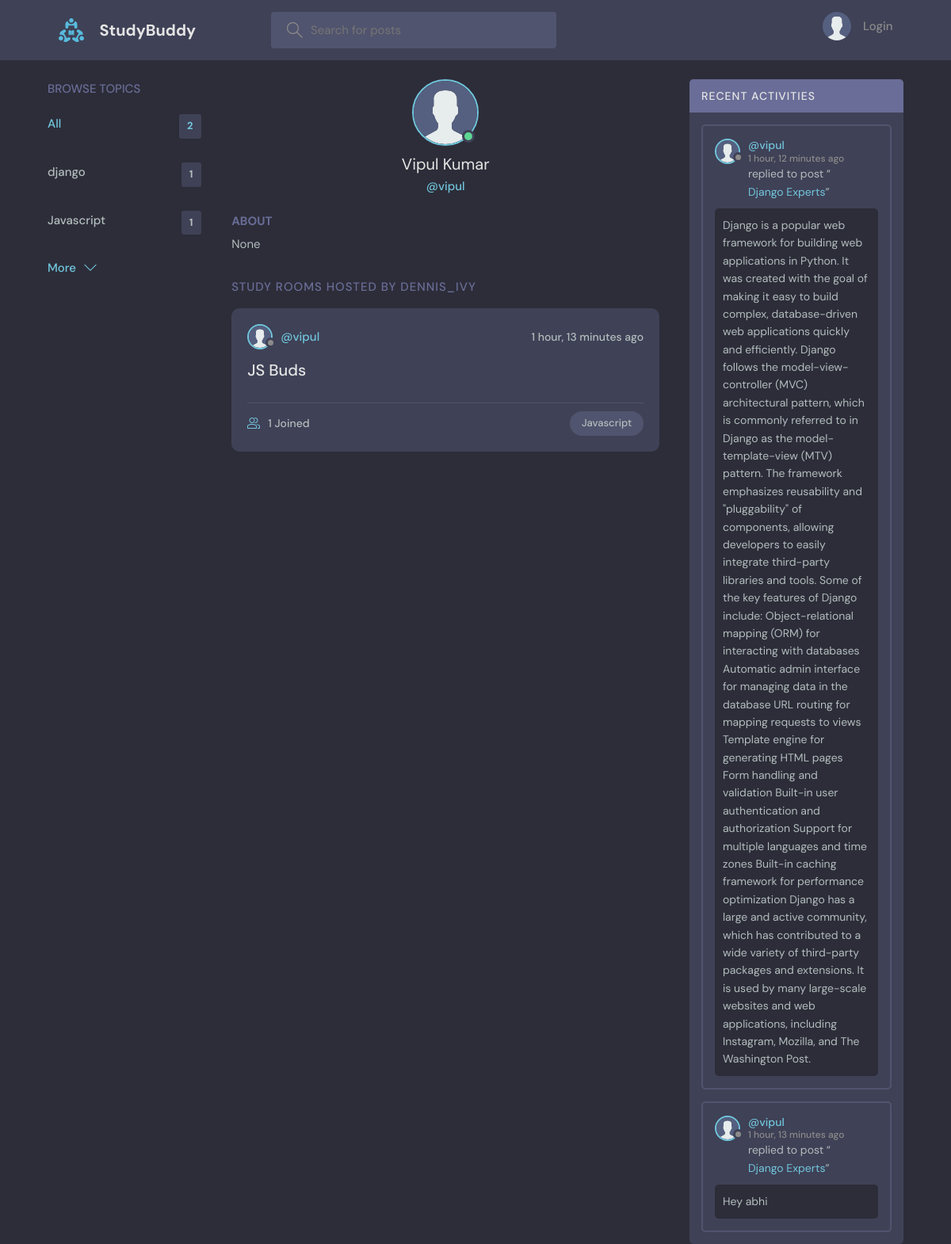
/profile/2/, run on an earlier commit of the app's database.
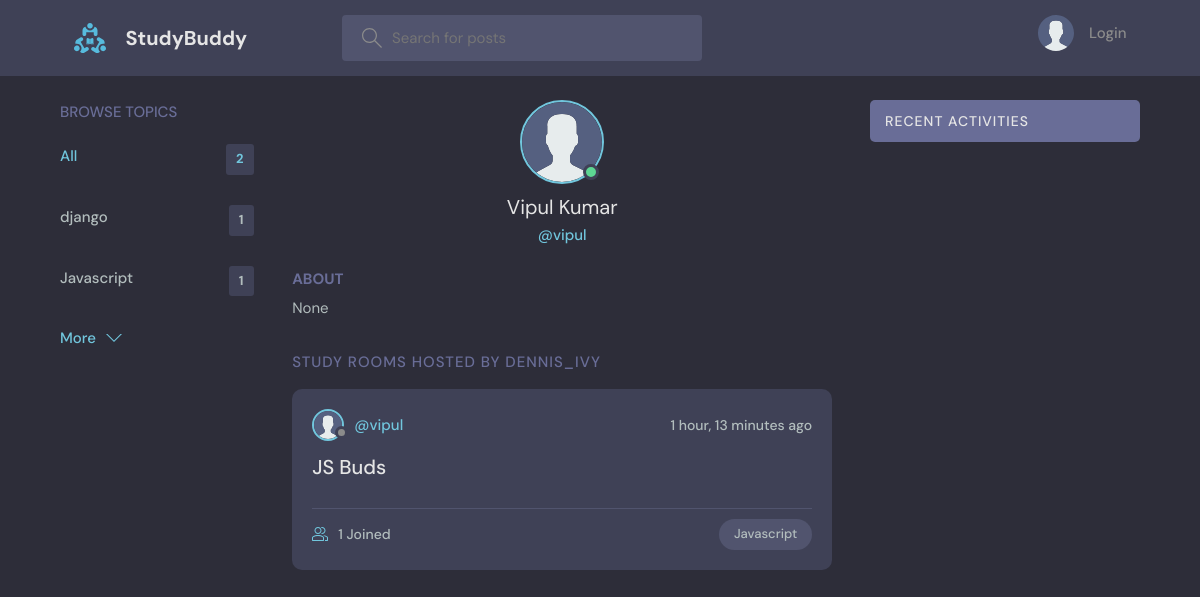
And on a later commit of the database.
### base/models.py (models this page shows, shortened)
class Topic(models.Model):
    name = models.CharField(max_length=200)

class User(AbstractUser):
    name = models.CharField(max_length=200, null=True)
    email = models.EmailField(unique=True, null=True)
    bio = models.TextField(null=True)
    avatar = models.ImageField(null=True, default="avatar.svg")
    USERNAME_FIELD = 'email'
    REQUIRED_FIELDS = []

class Room(models.Model):
    host = models.ForeignKey(User, on_delete=models.SET_NULL, null=True)
    topic = models.ForeignKey(Topic, on_delete=models.SET_NULL, null=True)
    name = models.CharField(max_length=200)
    description = models.TextField(null=True, blank=True)
    participants = models.ManyToManyField(
        User, related_name='participants', blank=True)
    updated = models.DateTimeField(auto_now=True)
    created = models.DateTimeField(auto_now_add=True)
    class Meta:
        ordering = ['-updated', '-created']
    def __str__(self):
        return self.name

class Message(models.Model):
    user = models.ForeignKey(User, on_delete=models.CASCADE)
    room = models.ForeignKey(Room, on_delete=models.CASCADE)
    body = models.TextField()
    updated = models.DateTimeField(auto_now=True)
    created = models.DateTimeField(auto_now_add=True)
    class Meta:
        ordering = ['-updated', '-created']

### base/views.py (the view)
# urls.py: path('profile/<str:pk>/', views.userProfile, name="user-profile"),
def userProfile(request, pk):
    user = User.objects.get(id=pk)
    rooms = user.room_set.all()
    room_messages = user.message_set.all()
    topics = Topic.objects.all()
    context = {'user': user, 'rooms': rooms,
               'room_messages': room_messages, 'topics': topics}
    return render(request, 'base/profile.html', context)

### base/templates/base/profile.html (shortened to what this page needs)
{% extends 'main.html' %}
{% block content %}
<main class="profile-page layout layout--3">
  <div class="container">
    {% include 'base/topics_component.html' %}
    <div class="roomList">
      <div class="profile">
        <div class="profile__avatar">
          <div class="avatar avatar--large active">
            <img src="{{user.avatar.url}}" />
          </div>
        </div>
        <div class="profile__info">
          <h3>{{user.name}}</h3>
          <p>@{{user.username}}</p>
        </div>
        <div class="profile__about">
          <h3>About</h3>
          <p>
            {{user.bio}}
          </p>
        </div>
      </div>
      <div class="roomList__header">
        <div>
          <h2>Study Rooms Hosted by dennis_ivy</a>
          </h2>
        </div>
      </div>
      {% include 'base/feed_component.html' %}
    </div>
    {% include 'base/activity_component.html' %}
  </div>
</main>
{% endblock content %}

### templates/main.html (shortened to what this page needs)
<!DOCTYPE html>
{% load static %}
<html lang="en">
<head>
    <link rel="stylesheet" href="{% static 'styles/style.css' %}" />
</head>
<body>
    {% include 'navbar.html' %}
    {% block content %}
    {% endblock %}
</body>
</html>

### templates/navbar.html (shortened to what this page needs)
{% load static %}
<header class="header header--loggedIn">
    <div class="container">
        <a href="{% url 'home' %}" class="header__logo">
            <img src="{% static 'images/logo.svg' %}" />
            <h1>StudyBuddy</h1>
        </a>
        <form class="header__search" method="GET" action="{% url 'home' %}">
            <label>
                <input name="q" placeholder="Search for posts" />
            </label>
        </form>
        <nav class="header__menu">
            {% if request.user.is_authenticated %}
            <div class="header__user">
                <a href="{% url 'update-user' %}">
                    <div class="avatar avatar--medium active">
                        <img src="{{request.user.avatar.url}}" />
                    </div>
                    <p>{{request.user.username}} <span>@{{request.user.username}}</span></p>
                </a>
                <button class="dropdown-button">
                    <svg version="1.1" xmlns="http://www.w3.org/2000/svg" width="32" height="32" viewBox="0 0 32 32">
                        <title>chevron-down</title>
                        <path d="M16 21l-13-13h-3l16 16 16-16h-3l-13 13z"></path>
                    </svg>
                </button>
            </div>
            {% else %}
            <a href="{% url 'login' %}">
                <img src="{% static 'images/avatar.svg' %}" />
                <p>Login</p>
            </a>
            {% endif %}
        </nav>
    </div>
</header>

### base/templates/base/topics_component.html
<div class="topics">
    <div class="topics__header">
        <h2>Browse Topics</h2>
    </div>
    <ul class="topics__list">
        <li>
            <a href="{% url 'home' %}" class="active">All <span>{{topics.count}}</span></a>
        </li>
        {% for topic in topics %}
        <li>
            <a href="{% url 'home' %}?q={{topic.name}}">{{topic.name}}<span>{{topic.room_set.all.count}}</span></a>
        </li>
        {% endfor %}
    </ul>
    <a class="btn btn--link" href="{% url 'topics' %}">
        More
        <svg version="1.1" xmlns="http://www.w3.org/2000/svg" width="32" height="32" viewBox="0 0 32 32">
            <title>chevron-down</title>
            <path d="M16 21l-13-13h-3l16 16 16-16h-3l-13 13z"></path>
        </svg>
    </a>
</div>

### base/templates/base/feed_component.html (shortened to what this page needs)
{% for room in rooms %}
<div class="roomListRoom">
    <div class="roomListRoom__header">
        <a href="{% url 'user-profile' room.host.id %}" class="roomListRoom__author">
            <div class="avatar avatar--small">
                <img src="{{room.host.avatar.url}}" />
            </div>
            <span>@{{room.host.username}}</span>
        </a>
        <div class="roomListRoom__actions">
            <span>{{room.created|timesince}} ago</span>
        </div>
    </div>
    <div class="roomListRoom__content">
        <a href="{% url 'room' room.id %}">{{room.name}}</a>
    </div>
    <div class="roomListRoom__meta">
        <a href="{% url 'room' room.id %}" class="roomListRoom__joined">
            {{room.participants.all.count}} Joined
        </a>
        <p class="roomListRoom__topic">{{room.topic.name}}</p>
    </div>
</div>
{% endfor %}

### base/templates/base/activity_component.html (shortened to what this page needs)
<div class="activities">
    <div class="activities__header">
        <h2>Recent Activities</h2>
    </div>
    {% for message in room_messages %}
    <div class="activities__box">
        <div class="activities__boxHeader roomListRoom__header">
            <a href="{% url 'user-profile' message.user.id %}" class="roomListRoom__author">
                <div class="avatar avatar--small">
                    <img src="{{message.user.avatar.url}}" />
                </div>
                <p>
                    @{{message.user.username}}
                    <span>{{message.created|timesince}} ago</span>
                </p>
            </a>
        </div>
        <div class="activities__boxContent">
            <p>replied to post “<a href="{% url 'room' message.room.id %}">{{message.room}}</a>”</p>
            <div class="activities__boxRoomContent">{{message.body}}</div>
        </div>
    </div>
    {% endfor %}
</div>

What changed in the data, as far as the page shows it:
removed Message: user.avatar (placeholder picture), user.username "vipul", created "1 hour, 12 minutes", room "Django Experts", body "Django is a popular web framework for building web applications in Python. It was created with the goal of making it easy to build complex, database-driven web applications quickly and efficiently. Django follows the model-view-controller (MVC) architectural pattern, which is commonly referred to in Django as the model-template-view (MTV) pattern. The framework emphasizes reusability and \"pluggability\" of components, allowing developers to easily integrate third-party libraries and tools. Some of the key features of Django include: Object-relational mapping (ORM) for interacting with databases Automatic admin interface for managing data in the database URL routing for mapping requests to…"
removed Message: user.avatar (placeholder picture), user.username "vipul", created "1 hour, 13 minutes", room "Django Experts", body "Hey abhi"
